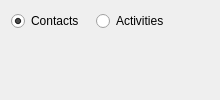
     <widget class="QWidget" name="_crmTab">
      <attribute name="title">
       <string>CRM</string>
      </attribute>
      <layout class="QGridLayout" name="gridLayout_8">
       <item row="0" column="0">
        <layout class="QHBoxLayout" name="horizontalLayout">
         <property name="spacing">
          <number>12</number>
         </property>
         <item>
          <widget class="QRadioButton" name="_contactsButton">
           <property name="text">
            <string>Contacts</string>
           </property>
           <property name="checked">
            <bool>true</bool>
           </property>
          </widget>
         </item>
         <item>
          <widget class="QRadioButton" name="_taskListButton">
           <property name="text">
            <string>Activities</string>
           </property>
          </widget>
         </item>
         <item>
          <spacer name="crmButtonsSpacer">
           <property name="orientation">
            <enum>Qt::Horizontal</enum>
           </property>
           <property name="sizeHint" stdset="0">
            <size>
             <width>40</width>
             <height>20</height>
            </size>
           </property>
          </spacer>
         </item>
        </layout>
       </item>
       <item row="1" column="0">
        <widget class="QStackedWidget" name="_crmStack">
         <property name="enabled">
          <bool>true</bool>
         </property>
         <property name="currentIndex">
          <number>0</number>
         </property>
         <widget class="QWidget" name="_contactsPage">
          <layout class="QGridLayout" name="gridLayout_10"/>
         </widget>
         <widget class="QWidget" name="_taskListPage">
          <layout class="QGridLayout" name="gridLayout_9"/>
         </widget>
        </widget>
       </item>
      </layout>
     </widget>
